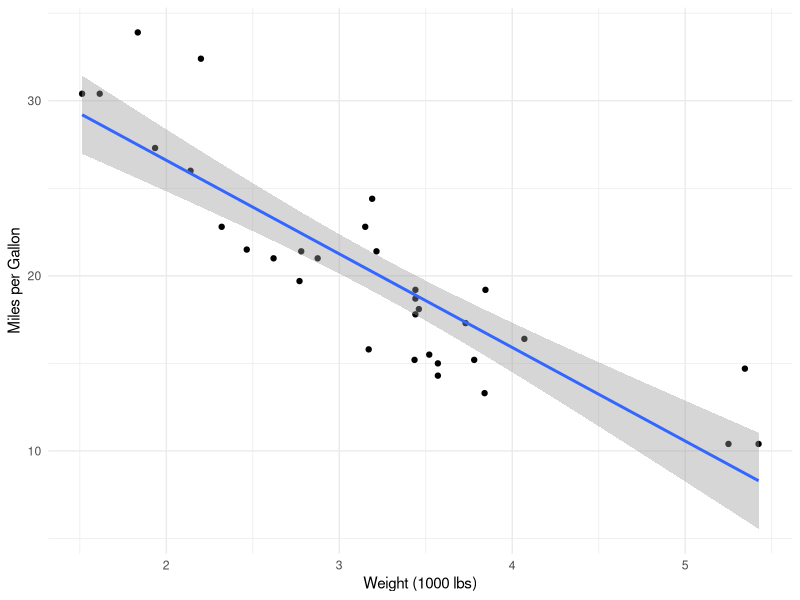

The R source for this figure:
## ---- chunk 1
#| label: static-table
head(mtcars)
## ---- chunk 2
#| label: static-plot
#| fig-cap: "Relationship between MPG and Weight"
library(ggplot2)

ggplot(mtcars, aes(wt, mpg)) +
  geom_point() +
  geom_smooth(method = "lm") +
  theme_minimal() +
  labs(x = "Weight (1000 lbs)", y = "Miles per Gallon")
